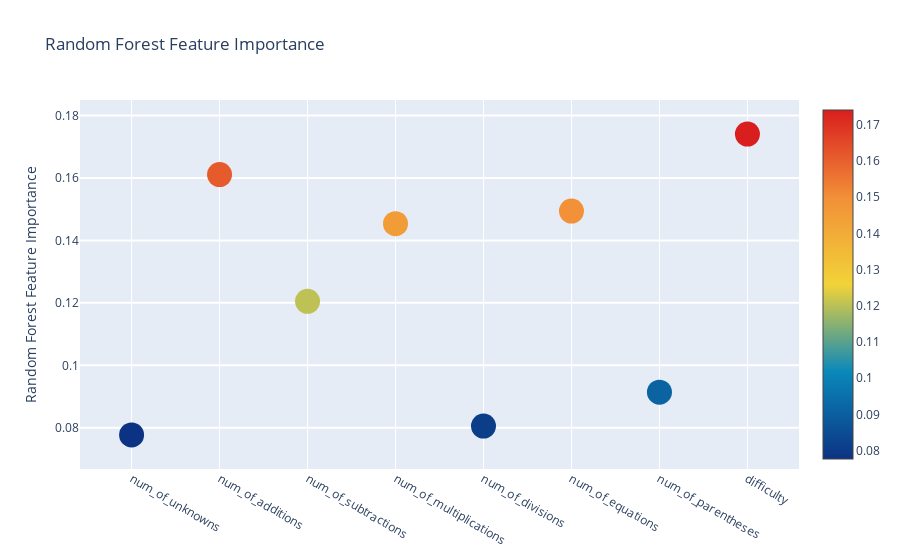
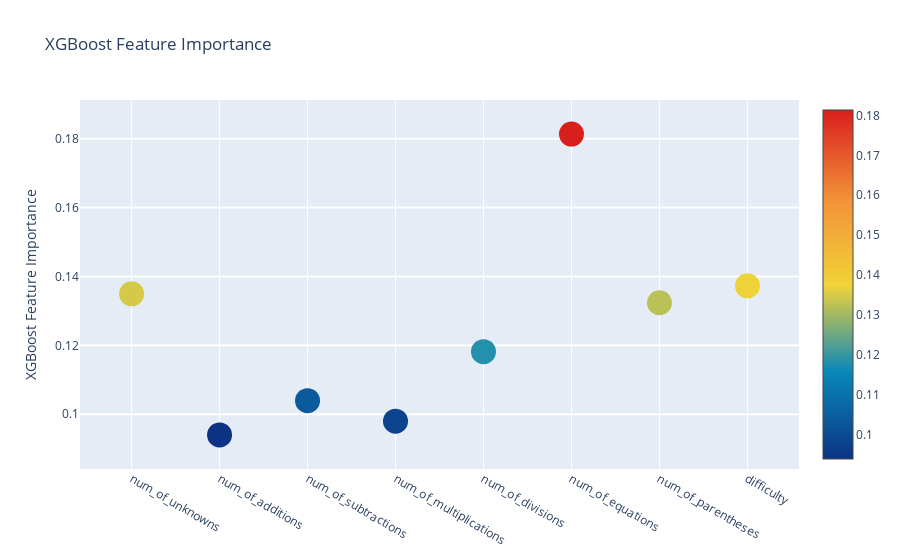
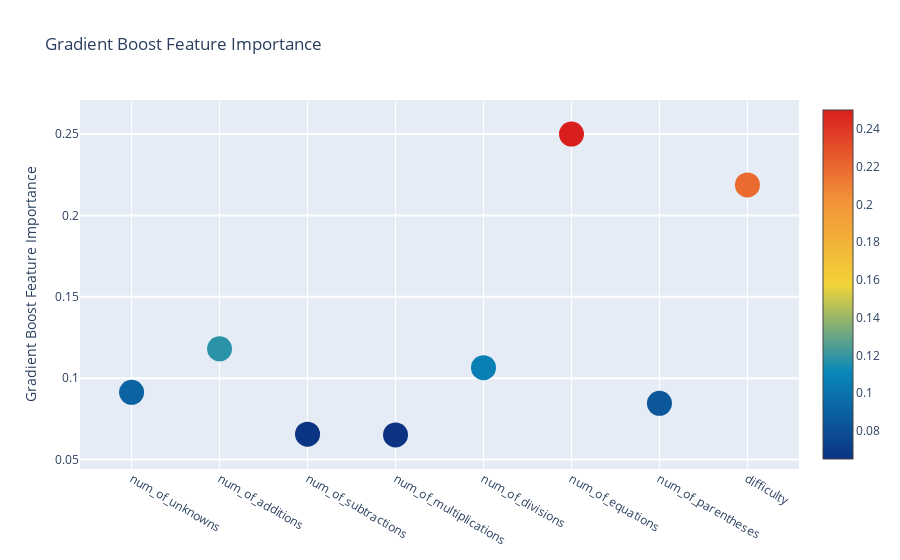
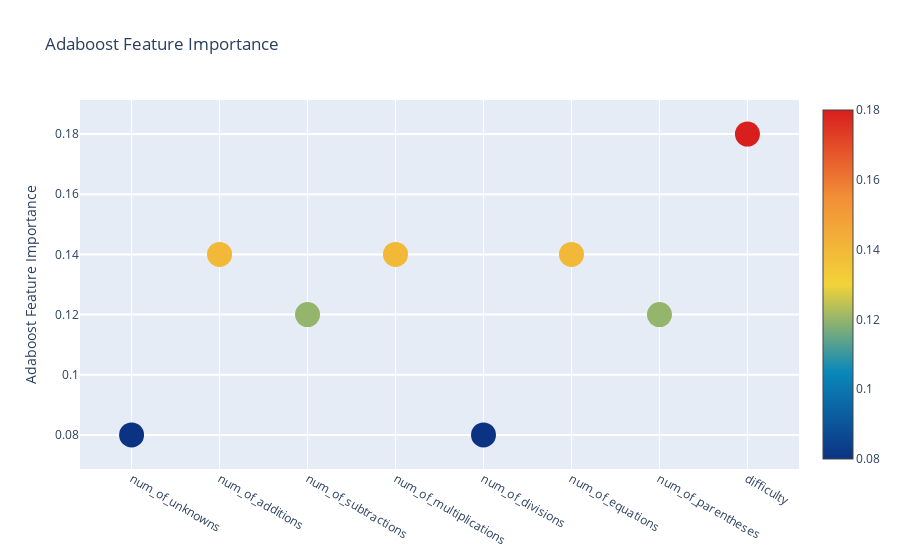

The code cell stored with these charts, in order, in its notebook:
### Code cell
show_feature_importance(random_forest, "Random Forest")
show_feature_importance(xgboost, "XGBoost")
show_feature_importance(gradient_boost, "Gradient Boost")
show_feature_importance(adaboost, "Adaboost")

### Figure 1 — Plotly figure (JSON) as saved in the notebook; plotly's stock layout.template omitted (floating-point values rounded to 4 significant figures)
{"data": [{"marker": {"color": [0.07773, 0.1611, 0.1205, 0.1454, 0.08057, 0.1494, 0.0914, 0.174], "colorscale": [[0, "rgb(12,51,131)"], [0.25, "rgb(10,136,186)"], [0.5, "rgb(242,211,56)"], [0.75, "rgb(242,143,56)"], [1, "rgb(217,30,30)"]], "showscale": true, "size": 25, "sizemode": "diameter", "sizeref": 1}, "mode": "markers", "text": ["num_of_unknowns", "num_of_additions", "num_of_subtractions", "num_of_multiplications", "num_of_divisions", "num_of_equations", "num_of_parentheses", "difficulty"], "type": "scatter", "x": ["num_of_unknowns", "num_of_additions", "num_of_subtractions", "num_of_multiplications", "num_of_divisions", "num_of_equations", "num_of_parentheses", "difficulty"], "y": [0.07773, 0.1611, 0.1205, 0.1454, 0.08057, 0.1494, 0.0914, 0.174]}], "layout": {"autosize": true, "hovermode": "closest", "showlegend": false, "title": {"text": "Random Forest Feature Importance"}, "yaxis": {"gridwidth": 2, "ticklen": 5, "title": {"text": "Random Forest Feature Importance"}}}}

### Figure 2 — Plotly figure (JSON) as saved in the notebook; plotly's stock layout.template omitted (floating-point values rounded to 4 significant figures)
{"data": [{"marker": {"color": [0.1349, 0.09399, 0.1039, 0.09798, 0.1182, 0.1813, 0.1324, 0.1373], "colorscale": [[0, "rgb(12,51,131)"], [0.25, "rgb(10,136,186)"], [0.5, "rgb(242,211,56)"], [0.75, "rgb(242,143,56)"], [1, "rgb(217,30,30)"]], "showscale": true, "size": 25, "sizemode": "diameter", "sizeref": 1}, "mode": "markers", "text": ["num_of_unknowns", "num_of_additions", "num_of_subtractions", "num_of_multiplications", "num_of_divisions", "num_of_equations", "num_of_parentheses", "difficulty"], "type": "scatter", "x": ["num_of_unknowns", "num_of_additions", "num_of_subtractions", "num_of_multiplications", "num_of_divisions", "num_of_equations", "num_of_parentheses", "difficulty"], "y": [0.1349, 0.09399, 0.1039, 0.09798, 0.1182, 0.1813, 0.1324, 0.1373]}], "layout": {"autosize": true, "hovermode": "closest", "showlegend": false, "title": {"text": "XGBoost Feature Importance"}, "yaxis": {"gridwidth": 2, "ticklen": 5, "title": {"text": "XGBoost Feature Importance"}}}}

### Figure 3 — Plotly figure (JSON) as saved in the notebook; plotly's stock layout.template omitted (floating-point values rounded to 4 significant figures)
{"data": [{"marker": {"color": [0.09134, 0.118, 0.0656, 0.06516, 0.1065, 0.25, 0.08459, 0.2188], "colorscale": [[0, "rgb(12,51,131)"], [0.25, "rgb(10,136,186)"], [0.5, "rgb(242,211,56)"], [0.75, "rgb(242,143,56)"], [1, "rgb(217,30,30)"]], "showscale": true, "size": 25, "sizemode": "diameter", "sizeref": 1}, "mode": "markers", "text": ["num_of_unknowns", "num_of_additions", "num_of_subtractions", "num_of_multiplications", "num_of_divisions", "num_of_equations", "num_of_parentheses", "difficulty"], "type": "scatter", "x": ["num_of_unknowns", "num_of_additions", "num_of_subtractions", "num_of_multiplications", "num_of_divisions", "num_of_equations", "num_of_parentheses", "difficulty"], "y": [0.09134, 0.118, 0.0656, 0.06516, 0.1065, 0.25, 0.08459, 0.2188]}], "layout": {"autosize": true, "hovermode": "closest", "showlegend": false, "title": {"text": "Gradient Boost Feature Importance"}, "yaxis": {"gridwidth": 2, "ticklen": 5, "title": {"text": "Gradient Boost Feature Importance"}}}}

### Figure 4 — Plotly figure (JSON) as saved in the notebook; plotly's stock layout.template omitted (floating-point values rounded to 4 significant figures)
{"data": [{"marker": {"color": [0.08, 0.14, 0.12, 0.14, 0.08, 0.14, 0.12, 0.18], "colorscale": [[0, "rgb(12,51,131)"], [0.25, "rgb(10,136,186)"], [0.5, "rgb(242,211,56)"], [0.75, "rgb(242,143,56)"], [1, "rgb(217,30,30)"]], "showscale": true, "size": 25, "sizemode": "diameter", "sizeref": 1}, "mode": "markers", "text": ["num_of_unknowns", "num_of_additions", "num_of_subtractions", "num_of_multiplications", "num_of_divisions", "num_of_equations", "num_of_parentheses", "difficulty"], "type": "scatter", "x": ["num_of_unknowns", "num_of_additions", "num_of_subtractions", "num_of_multiplications", "num_of_divisions", "num_of_equations", "num_of_parentheses", "difficulty"], "y": [0.08, 0.14, 0.12, 0.14, 0.08, 0.14, 0.12, 0.18]}], "layout": {"autosize": true, "hovermode": "closest", "showlegend": false, "title": {"text": "Adaboost Feature Importance"}, "yaxis": {"gridwidth": 2, "ticklen": 5, "title": {"text": "Adaboost Feature Importance"}}}}
